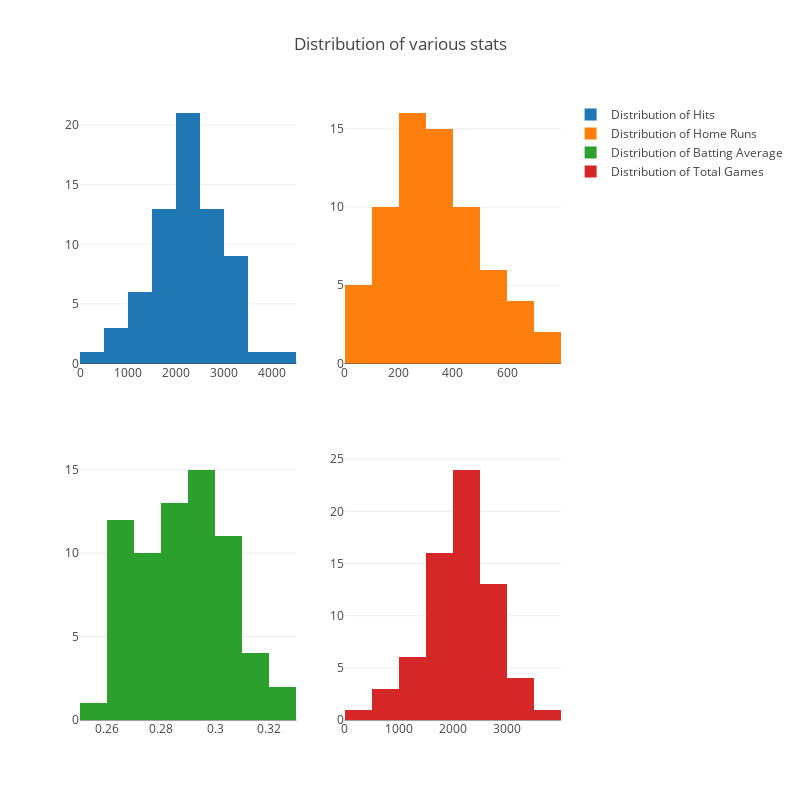

This figure's notebook cell:
### Code cell
import plotly as py
import plotly.graph_objs as go
from plotly import tools

py.offline.init_notebook_mode(connected=True)

trace1 = go.Histogram(x=data['H'], name ='Distribution of Hits')
trace2 = go.Histogram(x=data['HR'], name='Distribution of Home Runs')
trace3 = go.Histogram(x=data['AVE'], name='Distribution of Batting Average')
trace4 = go.Histogram(x=data['G'], name='Distribution of Total Games')

fig = tools.make_subplots(rows=2, cols=2)

fig.append_trace(trace1, 1, 1)
fig.append_trace(trace2, 1, 2)
fig.append_trace(trace3, 2, 1)
fig.append_trace(trace4, 2, 2)

fig['layout'].update(height=800, width=800, title='Distribution of various stats')

py.offline.iplot(fig)

### Figure 1 — Plotly figure (JSON) as saved in the notebook; plotly's stock layout.template omitted (floating-point values rounded to 4 significant figures)
{"data": [{"name": "Distribution of Hits", "type": "histogram", "uid": "9982c3f6-90f9-11e8-99b0-a45e60ccb755", "x": [3771, 1848, 2314, 2135, 1702, 2935, 1597, 3154, 330, 1443, 2519, 1877, 3053, 2351, 2774, 748, 1925, 2599, 2010, 1553, 1936, 2781, 2138, 2590, 1134, 651, 3055, 2182, 1475, 2584, 2726, 2461, 2340, 1960, 2153, 3283, 2211, 1304, 2254, 1173, 2517, 1603, 2111, 2712, 1683, 1897, 1776, 2825, 2452, 3184, 2848, 2943, 3115, 2455, 4256, 2386, 2234, 2408, 3030, 2407, 2468, 917, 1620, 1407, 2160, 2134, 3419, 3142], "xaxis": "x", "yaxis": "y"}, {"name": "Distribution of Home Runs", "type": "histogram", "uid": "9984755c-90f9-11e8-a064-a45e60ccb755", "x": [755, 351, 449, 338, 265, 762, 285, 317, 65, 240, 446, 462, 92, 379, 438, 141, 348, 272, 440, 255, 434, 630, 39, 449, 200, 121, 297, 162, 382, 563, 468, 377, 198, 306, 222, 660, 521, 175, 79, 234, 268, 247, 398, 339, 133, 140, 339, 591, 382, 431, 268, 586, 696, 231, 160, 282, 548, 609, 114, 307, 521, 168, 328, 221, 383, 20, 452, 251], "xaxis": "x2", "yaxis": "y2"}, {"name": "Distribution of Batting Average", "type": "histogram", "uid": "9984e780-90f9-11e8-8577-a45e60ccb755", "x": [0.305, 0.2919, 0.2968, 0.2604, 0.278, 0.2981, 0.3042, 0.3048, 0.284, 0.2607, 0.3208, 0.266, 0.3278, 0.2966, 0.2794, 0.2781, 0.2741, 0.2942, 0.2766, 0.2679, 0.2953, 0.2837, 0.2857, 0.3176, 0.2901, 0.2787, 0.2787, 0.2961, 0.2585, 0.262, 0.3034, 0.2896, 0.2948, 0.283, 0.3074, 0.3017, 0.2697, 0.2922, 0.2947, 0.2837, 0.2713, 0.2813, 0.2652, 0.2898, 0.3009, 0.2698, 0.2658, 0.3091, 0.2981, 0.2756, 0.2673, 0.2941, 0.2948, 0.2641, 0.3029, 0.2846, 0.2675, 0.2732, 0.3127, 0.2854, 0.301, 0.306, 0.2928, 0.3126, 0.3127, 0.2812, 0.2852, 0.2854], "xaxis": "x3", "yaxis": "y3"}, {"name": "Distribution of Total Games", "type": "histogram", "uid": "99855a46-90f9-11e8-b0c8-a45e60ccb755", "x": [3298, 1749, 2150, 2292, 1587, 2986, 1354, 2707, 306, 1689, 2096, 1887, 2469, 2124, 2627, 718, 1977, 2332, 2260, 1635, 1689, 2671, 1929, 2147, 1027, 657, 3081, 2088, 1572, 2820, 2499, 2298, 2180, 1969, 1785, 2992, 2588, 1190, 2201, 1223, 2649, 1545, 2180, 2466, 1398, 1893, 2042, 2426, 2089, 3001, 2896, 2808, 2784, 2275, 3562, 2164, 2404, 2354, 2500, 2171, 2322, 811, 1512, 1268, 1988, 1942, 3308, 2856], "xaxis": "x4", "yaxis": "y4"}], "layout": {"height": 800, "title": "Distribution of various stats", "width": 800, "xaxis": {"anchor": "y", "domain": [0, 0.45]}, "xaxis2": {"anchor": "y2", "domain": [0.55, 1]}, "xaxis3": {"anchor": "y3", "domain": [0, 0.45]}, "xaxis4": {"anchor": "y4", "domain": [0.55, 1]}, "yaxis": {"anchor": "x", "domain": [0.575, 1]}, "yaxis2": {"anchor": "x2", "domain": [0.575, 1]}, "yaxis3": {"anchor": "x3", "domain": [0, 0.425]}, "yaxis4": {"anchor": "x4", "domain": [0, 0.425]}}}
